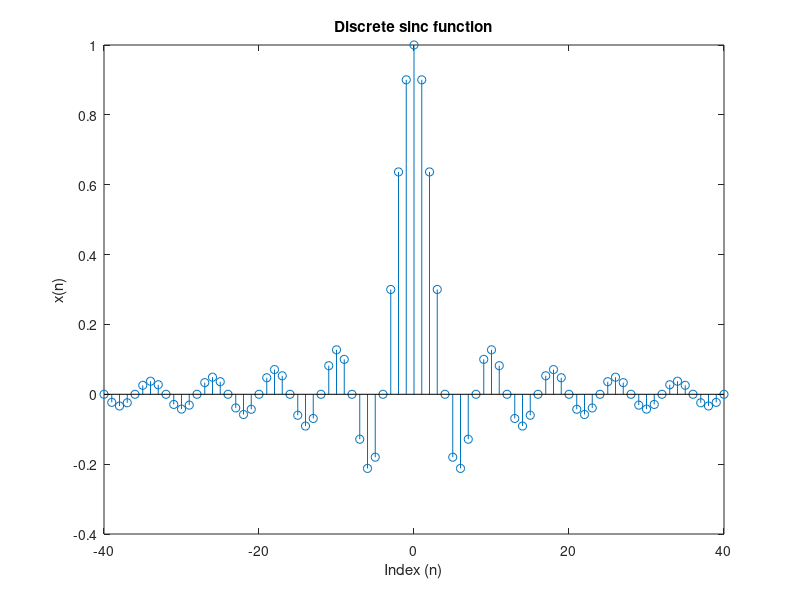
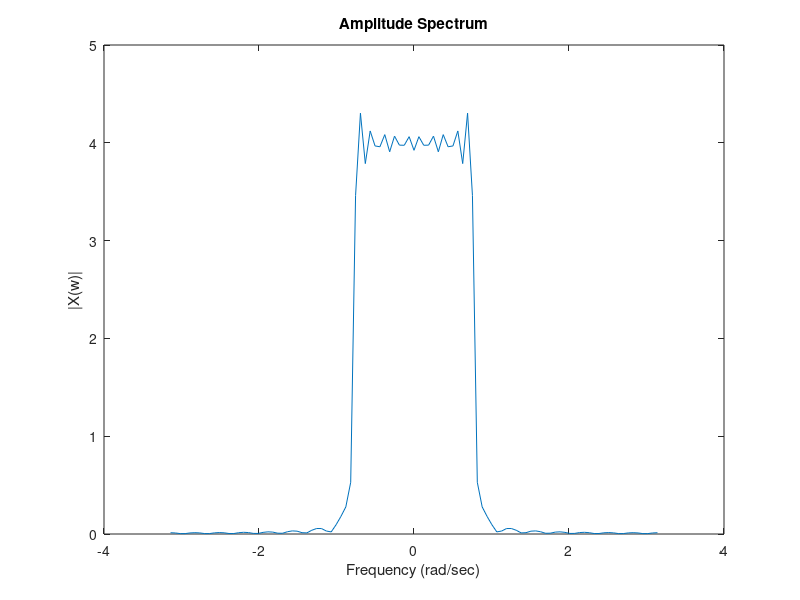

The MATLAB script that drew these images, in order:
clc;
clear all;
close all;

f_c=1/8;                        %DEFINING FREQUENCY VARIABLE FOR SINC PULSE
n=-40:40;                       %DEFINING THE INDEX FOR SINC PULSE
x=sinc(2*f_c*n);
%END OF SINC PULSE

figure(1)
stem(n,x)
title('Discrete sinc function')
xlabel('Index (n)')
ylabel('x(n)')

M=101;                          %NUMBER OF POINTS IN DIGITAL FREQUENCY GRID
w=linspace(-pi, pi, M);         %DEFINING THE DIGITAL FREQUENCY GRID
dw=w(2)-w(1);                   %RESOLUTION OF DIGITAL FREQUENCY
X=zeros(1,M);                   %INITIALIZING THE DTFT OF x(n)
for i1=1:M
    for i2=1:length(x)
        X(i1)=X(i1)+x(i2)*exp(-i*w(i1)*n(i2));     %EQUATION NO  OF THE LABSHEET
       end
end

figure(2)
plot(w,abs(X))
title('Amplitude Spectrum')
xlabel('Frequency (rad/sec)')
ylabel('|X(w)|')



% %RECONSTRUCTION OF SIGNAL
% n_re=-80:80;
% x_re=zeros(1,length(n_re));         %INITIALIZING RECONSTRUCTED SIGNAL
% for i1=1:M
%     for i2=1:length(x_re)
%         x_re(i2)=x_re(i2)+1/(2*pi)*X(i1)*exp(-i*w(i1)*n_re(i2))*dw;  %EQUATION NO  OF THE LABSHEET
%         
%     end
% end
% 
% 
% figure(3)
% stem(n_re,x_re)
% title('Reconstructed Discrete Signal')
% xlabel('Index (n)')
% ylabel('x_{reconstructed}(n)')
